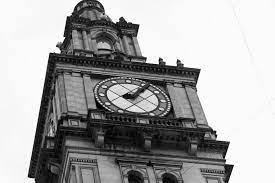
#> input picture Image Processing/Kenar Algılama/resim.jpg, 275 x 183 px
$ python 'kenar_algılama.py'
#> lines starting #> are read from the running program, lines starting #| are printed output that depends on the picture; after the words box and inside, x2 and y2 are one past the last pixel; in counts of white or black regions, pixels touching at a corner belong together
import cv2
import matplotlib.pyplot as plt
import numpy as np

img = cv2.imread("resim.jpg", 0)
#> img is the input picture: shape (183, 275); min 0, max 255, mean 166.8
plt.figure(), plt.imshow(img, cmap = "gray"), plt.axis("off")

edges = cv2.Canny(image = img, threshold1 = 0, threshold2 = 255)
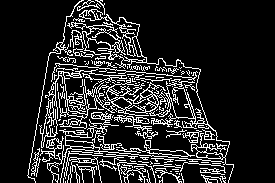
#> edges: shape (183, 275); 15.1% white in thin lines or dots, all inside (x1, y1, x2, y2) = (27, 0, 234, 183)
plt.figure(), plt.imshow(edges, cmap = "gray"), plt.axis("off")

med_val = np.median(img)
#> med_val = 234
print(med_val)
#| 234.0

low = int(max(0,(1-0.33)*med_val))
#> low = 156
high = int(min(255,(1+0.33)*med_val))
#> high = 255

print(low , "\n", high)
#| 156
#|  255

edges = cv2.Canny(image = img, threshold1 = low, threshold2 = high)
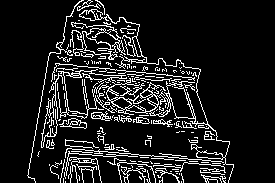
#> edges: shape (183, 275); 11.7% white in thin lines or dots, all inside (x1, y1, x2, y2) = (27, 0, 234, 183)
plt.figure(), plt.imshow(edges, cmap = "gray"), plt.axis("off")


# blur
blurred_img = cv2.blur(img, ksize = (2,2))
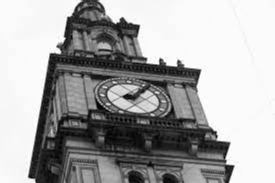
#> blurred_img: shape (183, 275); min 1, max 255, mean 167.3
# ksize (kernel size) arttırıldıkça resimdeki elde edilen detay düşecektir.

med_val = np.median(blurred_img)
#> med_val = 224
low = int(max(0,(1-0.33)*med_val))
#> low = 150
high = int(min(255,(1+0.33)*med_val))

edges = cv2.Canny(image = blurred_img, threshold1 = low, threshold2 = high)
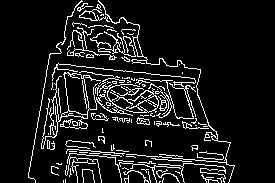
#> edges: shape (183, 275); 9.8% white in thin lines or dots, all inside (x1, y1, x2, y2) = (28, 0, 235, 183)
plt.figure(), plt.imshow(edges, cmap = "gray"), plt.axis("off")
